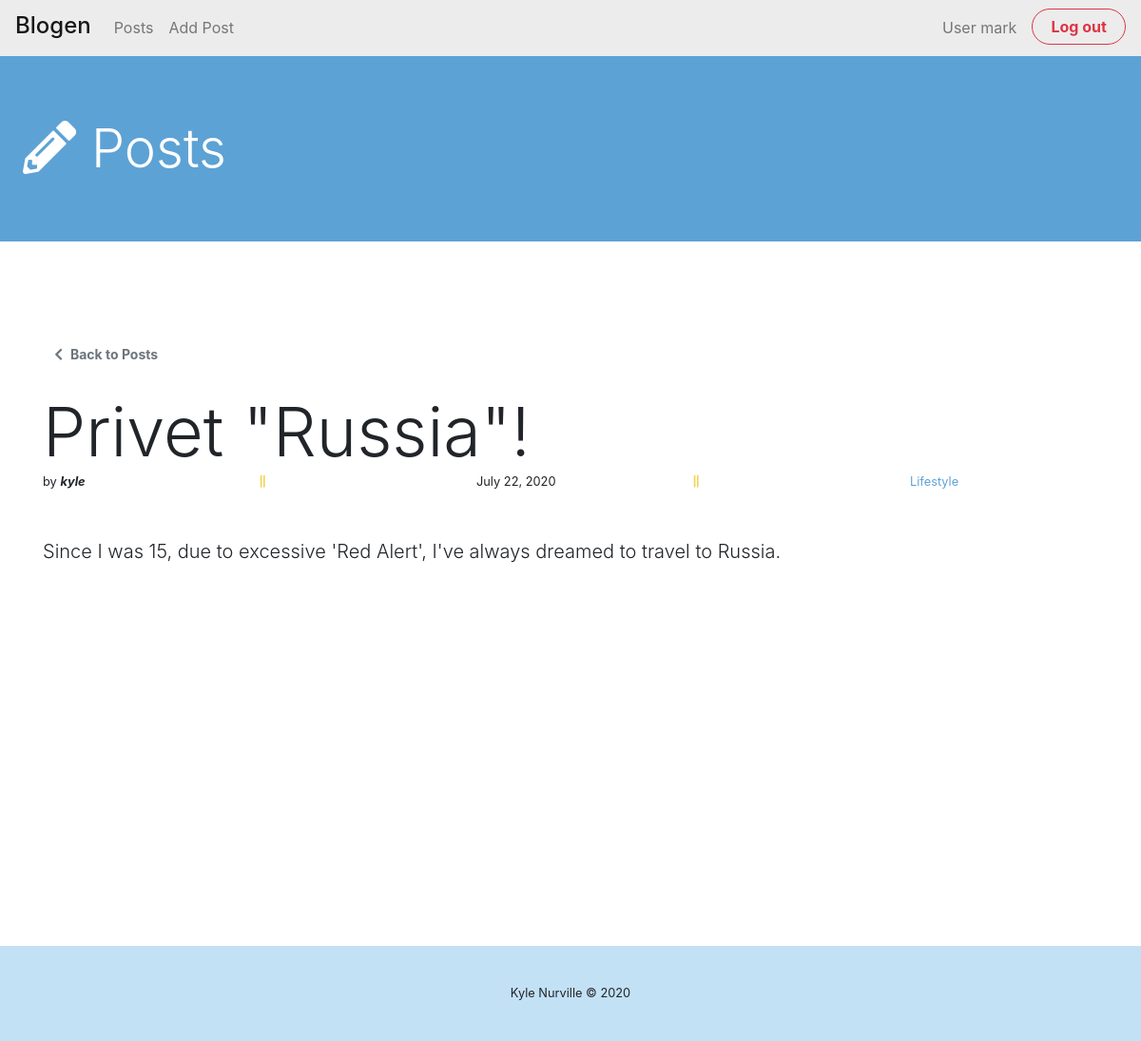
Page /viewPost.php?postID=1 (signed in) on the committed database.
### tables this page shows
CREATE TABLE `posts` (
  `id` int(11) NOT NULL,
  `title` varchar(255) NOT NULL,
  `content` longtext NOT NULL,
  `date_posted` date NOT NULL,
  `account_id` int(11) NOT NULL,
  `category_id` int(11) NOT NULL
);

CREATE TABLE `accounts` (
  `id` int(11) NOT NULL,
  `username` varchar(15) NOT NULL,
  `password` varchar(100) NOT NULL,
  `role` varchar(1) NOT NULL DEFAULT 'U'
);

CREATE TABLE `categories` (
  `id` int(11) NOT NULL,
  `name` varchar(100) NOT NULL
);

### functions/posts.php (called while the page is built)
<?php
function getPost($postID)
{
   $sql = "SELECT posts.id AS id, posts.title AS title, posts.content AS content, posts.date_posted AS date_posted, posts.account_id AS account_id, accounts.username AS author, categories.name AS category
         FROM accounts
         INNER JOIN posts
         ON posts.account_id = accounts.id
         INNER JOIN categories
         ON posts.category_id = categories.id
         WHERE posts.id = $postID";
   $conn = connection();
   if ($result = $conn->query($sql)) {
      return $result->fetch_assoc();
   } else {
      die("Error retrieving post: " . $conn->error);
   }
}

### viewPost.php (the view, shortened to what this page needs)
<?php
include "functions/posts.php";
$postID = $_GET['postID'];
$row = getPost($postID);
?>
<!DOCTYPE html>
<html lang="en">
<head>
   <link rel="stylesheet" href="https://cdnjs.cloudflare.com/ajax/libs/font-awesome/5.13.1/css/all.min.css">
   <link rel="stylesheet" href="main.css">
</head>
<body>
   <?php
   if ($_SESSION['role'] == "A") {
      include "adminMenu.php";
   } else {
      include "userMenu.php";
   }
   ?>
   <header class="jumbotron jumbotron-fluid bg-blue">
      <h2 class="display-4 text-white ml-4"><i class="fas fa-pencil-alt pr-3"></i>Posts</h2>
   </header>
   <main class="container mt-6">
      <div class="row mb-3 p-2 justify-content-between">
         <a href="posts.php" class="btn btn-outline-secondary btn-sm border-0"><i class="fas fa-chevron-left mr-2"></i>Back to Posts</a>
      </div>
      <h3 class="display-3"><?= $row['title'] ?></h3>
      <p class="small row">
         <span class="col-sm">
            by <span class="font-italic font-weight-bold"><?= $row['author'] ?></span>
         </span>
         <span class="col-sm d-none d-sm-block">
            <i class="fas fa-grip-lines-vertical"></i>
         </span>
         <span class="col-sm">
            <?= date_format(date_create($row['date_posted']), "F j, Y") ?>
         </span>
         <span class="col-sm d-none d-sm-block">
            <i class="fas fa-grip-lines-vertical"></i>
         </span>
         <span class="col-sm text-blue">
            <?= $row['category'] ?>
         </span>
      </p>
      <p class="lead mt-5">
         <?= $row['content'] ?>
      </p>
   </main>
   <footer class="bg-lblue text-center w-100" style="margin-top: 400px;">
      <small style="line-height:100px;">Kyle Nurville &copy; 2020</small>
   </footer>
</body>
</html>

### viewPost.php (style rules this page uses)
.fa-grip-lines-vertical { color: #f3d250; }

### rows in the picture
posts: title "Privet \"Russia\"!", account.username "kyle", date_posted "July 22, 2020", category.name "Lifestyle", content "Since I was 15, due to excessive 'Red Alert', I've always dreamed to travel to Russia."

### other values in the picture
$_SESSION['username'] "mark"
